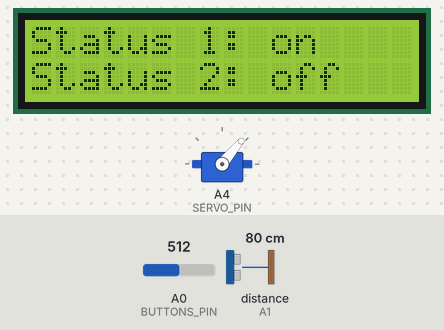
Bench run of a sketch on a simulated SparkFun Pro Micro, built with avr-gcc and run on an emulated ATmega32U4. Shown: 16×2 character LCD, servo. The inputs (shaded band) are chosen by the test bench; at power-on: A0 (BUTTONS_PIN) = 512, distance to the obstacle (sensor on A1) 80 cm. The echo pulse lasts 58.3 µs per cm.

Above: at 1.2 s.
1.3 s: A0 (BUTTONS_PIN) set to 197
5.2 s: A0 (BUTTONS_PIN) set to 183
At 6.2 s:
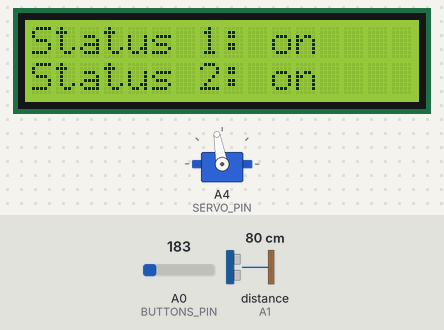
9.1 s: A0 (BUTTONS_PIN) set to 306
At 9.7 s:
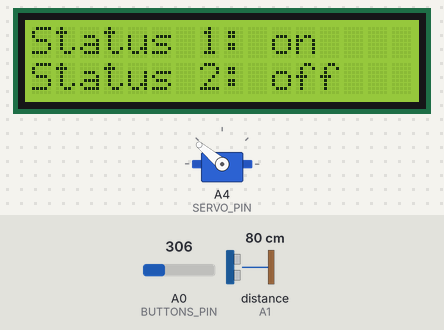
13.0 s: A0 (BUTTONS_PIN) set to 160
At 14.3 s:
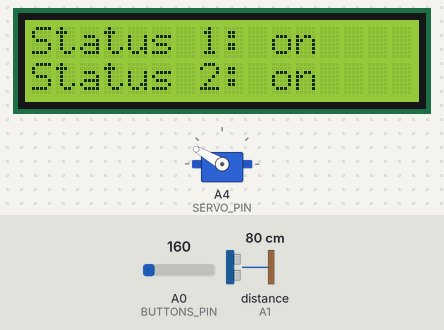
24.7 s: A0 (BUTTONS_PIN) set to 511
At 28.5 s:
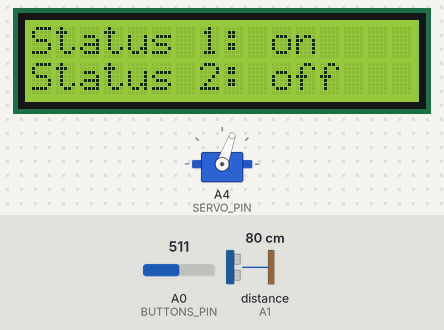
28.6 s: A0 (BUTTONS_PIN) set to 122
At 29.7 s:
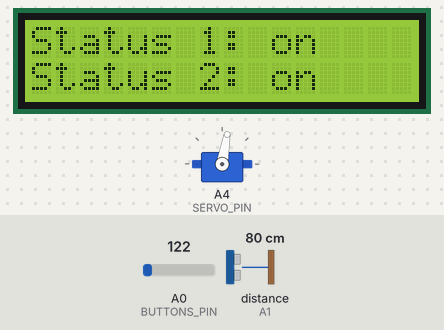
Timing chart, 0 to 33.5 s (numbered marks = the images above; inputs shaded):
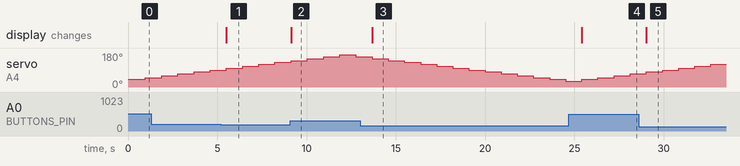

The sketch:

project.ino
```cpp
#include <RCSwitch.h>
#include <LiquidCrystal.h>
#include <Servo.h>

/**
 * @author: Hendrik Werner // s4549775
 * @author: Timo Schrijvers // s4596331
 *
 * Components we used:
 *   - Renkforce Radio Controlled Switch Set 433MHz
 *   - Arduino Duemilanove ATmega328
 *   - LCD1602 Key Shield 1.0
 *   - Tower Pro Micro Servo SG90
 *   - 433MHz Radio Śender
 *   - Sonic Distance Sensor
 *
 * Setup:
 *   - Radio Switches were set up to use address code III on channel 1 and 2.
 *   - LCD Shield was stacked onto the Arduino.
 *   - The Servo, Radio Sender, and Sonic Sensor were all connected to Ground
 *     and 5V on the LCD Shield.
 *
 *
 * Analog Pin Layout:
 *
 * Pin | Function             | Mode
 * ----+----------------------+--------
 *  A0 | LCD Shield Buttons   |
 *  A1 | Sonic Sensor Echo    | INPUT
 *  A2 | Sonic Sensor Trigger | OUTPUT
 *  A3 |                      |
 *  A4 | Servo                |
 *  A5 | Radio Sender         | OUTPUT
 */

#define BUTTONS_PIN A0

#define TRIGGER_PIN A2
#define ECHO_PIN A1
#define OBJECT_DIST 100 // in cm
#define OBJECT_TIME 60 * 1000 // 60 seconds

#define SERVO_PIN A4
#define MIN_ANGLE 30
#define MAX_ANGLE 170
#define SERVO_STEP 10

#define RC_PIN A5
#define BASE_CODE1 5313876
#define BASE_CODE2 5326164
#define BIT_LENGTH 24
#define KEY_COUNT 5

const int keyLimits[] = {50, 190, 380, 555, 790, 1024};

LiquidCrystal lcd = LiquidCrystal(8, 9, 4, 5, 6, 7);
RCSwitch rcSwitch = RCSwitch();
Servo servo = Servo();

/**
 * Get the RC code for a given receiver corresponding to whether you want to set
 * it to on or off.
 */
long getRcCode(int receiver, bool setOn) {
	long code = setOn ? 1 : 0;
	switch (receiver) {
		case 1: code += BASE_CODE1; break;
		case 2: code += BASE_CODE2; break;
	}
	return code;
}

/**
 * Return they key code that corresponds to a given value.
 *
 * KeyCode | Key
 * --------+-----------------------
 *       5 | no key
 *       4 | select
 *       3 | left
 *       2 | down
 *       1 | up
 *       0 | right
 *      -1 | Could not resolve key.
 */
int getKeyCode(int value) {
	for (int i = 0; i <= KEY_COUNT; i++) {
		if (value < keyLimits[i]) {
			return i;
		}
	}
	return -1;
}

/**
 * Print the status of the switches to the lcd.
 */
void printStatus(bool setOn1, bool setOn2) {
	lcd.setCursor(0, 0);
	lcd.print("Status 1: ");
	lcd.print(setOn1 ? "on " : "off");
	lcd.setCursor(0, 1);
	lcd.print("Status 2: ");
	lcd.print(setOn2 ? "on " : "off");
}

/**
 * Update the position of the servo. Repeatedly calling this will sway the servo
 * back and forth from MIN_ANGLE..MAX_ANGLE.
 */
void updateServoPos() {
	static int servoPos = MIN_ANGLE;
	static bool increaseServoPos = true;

	if (increaseServoPos) {
		servoPos += SERVO_STEP;
		if (servoPos >= MAX_ANGLE) {
			increaseServoPos = false;
		}
	} else {
		servoPos -= SERVO_STEP;
		if (servoPos <= MIN_ANGLE) {
			increaseServoPos = true;
		}
	}
	servo.write(servoPos);
}

/**
 * Retrieve the distance measured by the sonic sensor in cm.
 */
int getSonicDistance() {
	digitalWrite(TRIGGER_PIN, HIGH);
	delayMicroseconds(10);
	digitalWrite(TRIGGER_PIN, LOW);
	return (pulseIn(ECHO_PIN, HIGH) / 2) / 29;
}

/**
 * Update the statuses of the switches according to the buttons pressed.
 */
void updateSwitchStatuses(bool *setOn1, bool *setOn2) {
	switch (getKeyCode(analogRead(BUTTONS_PIN))) {
		case 0: // right
			*setOn1 = false;
			*setOn2 = true;
			break;
		case 1: // up
			*setOn1 = true;
			*setOn2 = true;
			break;
		case 2: // down
			*setOn1 = false;
			*setOn2 = false;
			break;
		case 3: // left
			*setOn1 = true;
			*setOn2 = false;
			break;
	}
}

/**
 * Check whether there has been an object within OBJECT_DIST cm in the last
 * OBJECT_TIME ms.
 */
bool objectInRange() {
	static long lastObjectDetected = 0;

	if (getSonicDistance() < OBJECT_DIST) {
		lastObjectDetected = millis();
	}
	return millis() - lastObjectDetected < OBJECT_TIME;
}

/**
 * This is called once after (re)starting the Arduino.
 */
void setup() {
	lcd.begin(16, 2);
	pinMode(RC_PIN, OUTPUT);
	pinMode(TRIGGER_PIN, OUTPUT);
	pinMode(ECHO_PIN, INPUT);
	rcSwitch.enableTransmit(RC_PIN);
	rcSwitch.setProtocol(1);
	servo.attach(SERVO_PIN);
	servo.write(MIN_ANGLE);
	printStatus(false, false);
}

/**
 * This is called in a loop once setup() has executed.
 */
void loop() {
	static bool setOn1 = false;
	static bool setOn2 = false;

	updateSwitchStatuses(&setOn1, &setOn2);
	bool turnOn1 = setOn1 || objectInRange();
	printStatus(turnOn1, setOn2);
	updateServoPos();
	rcSwitch.send(getRcCode(1, turnOn1), BIT_LENGTH);
	rcSwitch.send(getRcCode(2, setOn2), BIT_LENGTH);
}
```

Measured:
- the behaviour switches between 190 and 189 on A0 (BUTTONS_PIN) (found by bisection; images 0 and 1)
- after the input at 5.2 s, the display: changes after 0.31 s (image 1)
- after the input at 9.1 s, the display: changes at once (image 2)
- after the input at 13.0 s, the display: changes after 0.68 s (image 3)
- after the input at 24.7 s, the display: changes after 0.73 s (image 4)
- after the input at 28.6 s, the display: changes after 0.44 s (image 5)
